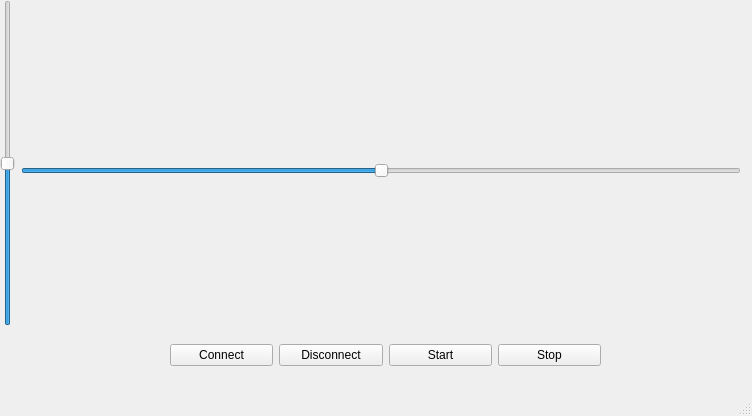
<?xml version="1.0" encoding="UTF-8"?>
<ui version="4.0">
 <class>MainWindow</class>
 <widget class="QMainWindow" name="MainWindow">
  <property name="geometry">
   <rect>
    <x>0</x>
    <y>0</y>
    <width>752</width>
    <height>416</height>
   </rect>
  </property>
  <property name="windowTitle">
   <string>MainWindow</string>
  </property>
  <widget class="QWidget" name="centralwidget">
   <widget class="QWidget" name="horizontalLayoutWidget">
    <property name="geometry">
     <rect>
      <x>0</x>
      <y>0</y>
      <width>741</width>
      <height>341</height>
     </rect>
    </property>
    <layout class="QHBoxLayout" name="horizontalLayout">
     <item>
      <layout class="QVBoxLayout" name="verticalLayout_6">
       <item>
        <widget class="QSlider" name="amplitudeSlider">
         <property name="minimum">
          <number>1</number>
         </property>
         <property name="maximum">
          <number>199</number>
         </property>
         <property name="singleStep">
          <number>10</number>
         </property>
         <property name="value">
          <number>100</number>
         </property>
         <property name="orientation">
          <enum>Qt::Vertical</enum>
         </property>
        </widget>
       </item>
       <item>
        <spacer name="verticalSpacer">
         <property name="orientation">
          <enum>Qt::Vertical</enum>
         </property>
         <property name="sizeType">
          <enum>QSizePolicy::Fixed</enum>
         </property>
         <property name="sizeHint" stdset="0">
          <size>
           <width>15</width>
           <height>15</height>
          </size>
         </property>
        </spacer>
       </item>
      </layout>
     </item>
     <item>
      <layout class="QVBoxLayout" name="chart">
       <item>
        <widget class="QSlider" name="periodSlider">
         <property name="minimum">
          <number>1</number>
         </property>
         <property name="maximum">
          <number>199</number>
         </property>
         <property name="singleStep">
          <number>10</number>
         </property>
         <property name="value">
          <number>100</number>
         </property>
         <property name="orientation">
          <enum>Qt::Horizontal</enum>
         </property>
        </widget>
       </item>
      </layout>
     </item>
    </layout>
   </widget>
   <widget class="QWidget" name="horizontalLayoutWidget_2">
    <property name="geometry">
     <rect>
      <x>170</x>
      <y>340</y>
      <width>431</width>
      <height>31</height>
     </rect>
    </property>
    <layout class="QHBoxLayout" name="horizontalLayout_6">
     <item>
      <widget class="QPushButton" name="connectButton">
       <property name="text">
        <string>Connect</string>
       </property>
      </widget>
     </item>
     <item>
      <widget class="QPushButton" name="disconnectButton">
       <property name="text">
        <string>Disconnect</string>
       </property>
      </widget>
     </item>
     <item>
      <widget class="QPushButton" name="startButton">
       <property name="text">
        <string>Start</string>
       </property>
      </widget>
     </item>
     <item>
      <widget class="QPushButton" name="stopButton">
       <property name="text">
        <string>Stop</string>
       </property>
      </widget>
     </item>
    </layout>
   </widget>
  </widget>
  <widget class="QMenuBar" name="menubar">
   <property name="geometry">
    <rect>
     <x>0</x>
     <y>0</y>
     <width>752</width>
     <height>23</height>
    </rect>
   </property>
  </widget>
  <widget class="QStatusBar" name="statusbar"/>
 </widget>
 <resources/>
 <connections/>
</ui>
